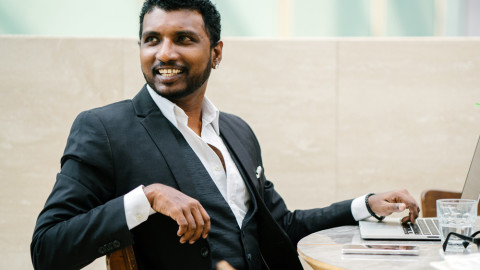
#> input picture Man-Stock-Photos.jpg, 480 x 270 px
$ jupyter execute CropMergeMakePhotos.ipynb
#> lines starting #> are read from the running program, lines starting #| are printed output that depends on the picture; after the words box and inside, x2 and y2 are one past the last pixel; in counts of white or black regions, pixels touching at a corner belong together
[cell 1]
import cv2

[cell 2]
import numpy as np

[cell 3]
mp =np.zeros((256,256,3))

[cell 4]
mp[40:150,20:40]= [0,255,0]

[cell 5]
mp[40:150,100:120]= [0,255,0]

[cell 6]
mp[80:100,40:100]= [0,255,0]

[cell 7]
cv2.imshow('hi',mp)
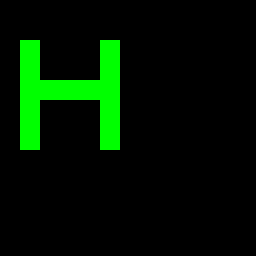
#> window 'hi': shape (256, 256, 3); mean B, G, R 0, 21.8, 0
cv2.waitKey()
cv2.destroyAllWindows()

[cell 8]
p3= cv2.imread('Man-Stock-Photos.jpg')
#> p3 is the input picture: shape (270, 480, 3); mean B, G, R 154.4, 163.2, 165.5

[cell 9]
p4= cv2.imread('images.jpeg')
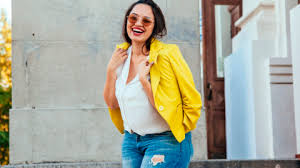
#> input picture images.jpeg, 300 x 168 px
#> p4 is the input picture: shape (168, 300, 3); mean B, G, R 155.4, 170.2, 168.4

[cell 10]
cp3=p3[0:100,0:200]
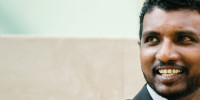
#> cp3: shape (100, 200, 3); mean B, G, R 171, 184.8, 190.4

[cell 11]
cp4=p4[0:100,0:200]
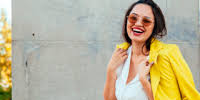
#> cp4: shape (100, 200, 3); mean B, G, R 150.2, 178.6, 186.9

[cell 12]
p3[0:100,0:200]=cp4
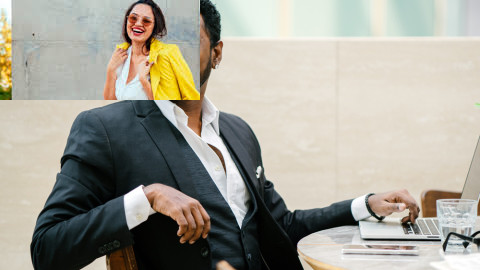
#> p3: shape (270, 480, 3); 15.43% of pixels changed, all inside (x1, y1, x2, y2) = (0, 0, 200, 100)

[cell 13]
p4[0:100,0:200]=cp3

[cell 14]
cv2.imshow('hi',p4)
cv2.waitKey()
cv2.destroyAllWindows()

[cell 15]
cv2.imshow('hi',p3)
cv2.waitKey()
cv2.destroyAllWindows()

[cell 16]
p1= cv2.imread('Man-Stock-Photos.jpg')

[cell 17]
p2= cv2.imread('Man-Stock-Photos.jpg')

[cell 18]
p5=cv2.hconcat([p1,p2])
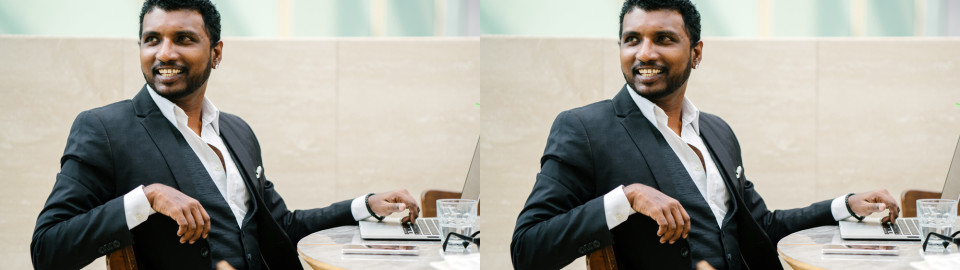
#> p5: shape (270, 960, 3); mean B, G, R 154.4, 163.2, 165.5
